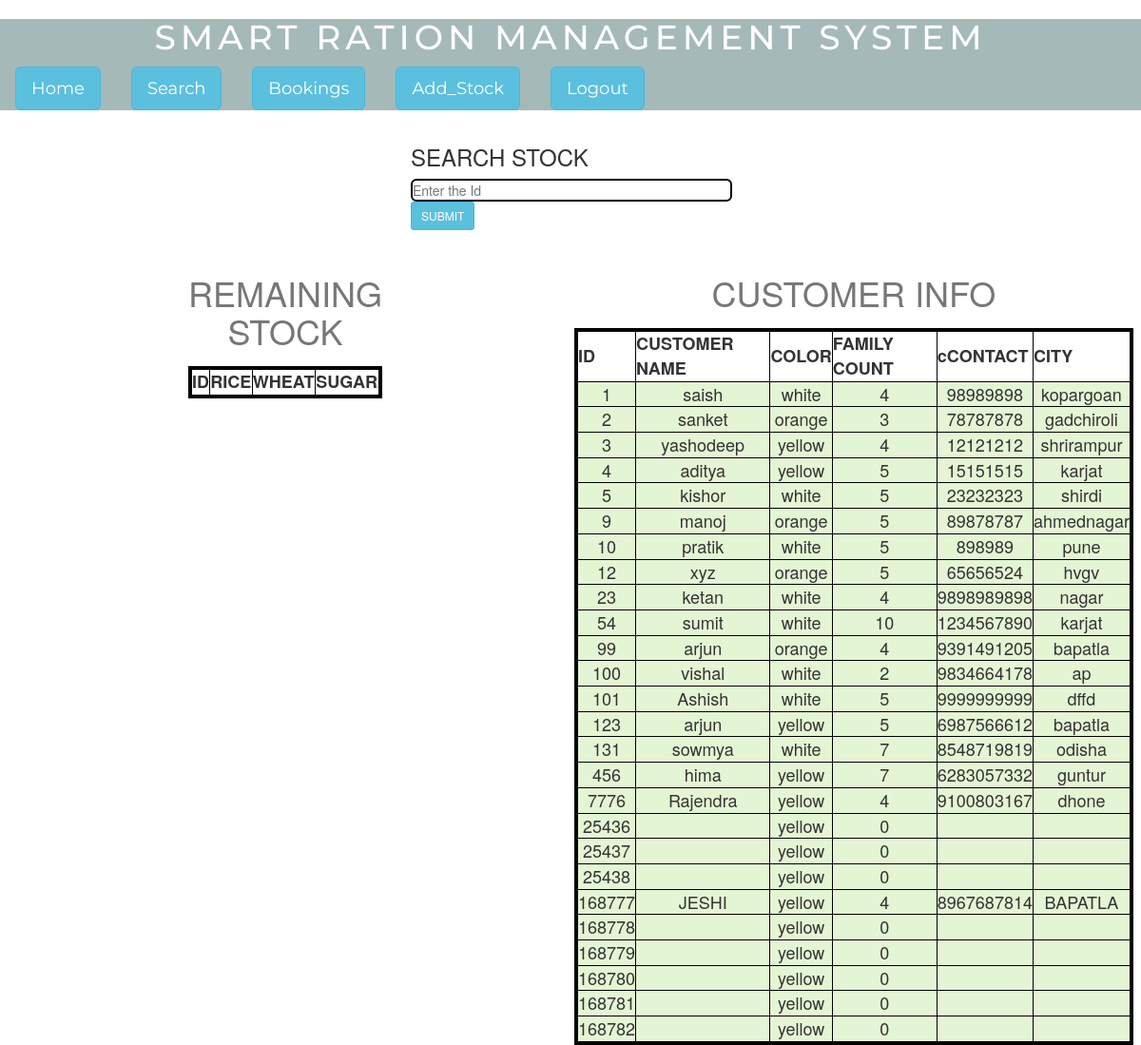
The app's page /search_user.php with its own data.
### tables this page shows
CREATE TABLE `customer_info` (
  `id` int(3) NOT NULL,
  `name` varchar(50) NOT NULL,
  `color` varchar(10) NOT NULL,
  `family_count` int(3) NOT NULL,
  `contact` char(10) DEFAULT NULL,
  `city` varchar(20) NOT NULL,
  `password` varchar(25) NOT NULL
);

### search_user.php (the view, shortened to what this page needs)
<!DOCTYPE html>
<html lang="en">
<head>
	<link rel="stylesheet" href="adminpage.css" />
</head>
<body>
<?php include 'header.php'; ?>
</body>
</html>
<!DOCTYPE html>
<html lang="en">
<head>
	 <link rel="stylesheet" href="https://maxcdn.bootstrapcdn.com/bootstrap/3.4.1/css/bootstrap.min.css">
</head>
<body>
	<div class=>
		<form id="suser" action="search_user.php"
			method="post">
			<h3 style="text-decoration-style:double">SEARCH STOCK</h3>
			<input type="number" name="search" placeholder="Enter the Id"><br>
			<button type="submit" class="btn btn-info btn-sm">SUBMIT</button>
		</form>
	</div>
	<div class="left">
		<table>
			<caption>
				<h1>REMAINING STOCK</h1>
			</caption>
			<tr>
				<th>ID</th>
				<th>RICE</th>
				<th>WHEAT</th>
				<th>SUGAR</th>
			</tr>
		</table>
	</div>
	<div class='right'>
		<table class="table-responsive" "table-bordered">
			<caption>
				<h1>CUSTOMER INFO</h1>
			</caption>
			<tr>
				<th>ID</th>
				<th>CUSTOMER NAME</th>
				<th>COLOR</th>
				<th>FAMILY COUNT</th>
				<th>cCONTACT</th>
				<th>CITY</th>
			</tr>
			<?php
            $user = 'root';
            $password = '';
            $database = 'DBMS';
            $servername = 'localhost:3306';
            $mysqli = new mysqli(
            	$servername,
            	$user,
            	$password,
            	$database
            );
            $sql = " SELECT * FROM customer_info ";
            $result = $mysqli->query($sql);
            while ($rows = $result->fetch_assoc()) {
            ?>
			<tr>
				<td>
					<?php echo $rows['id']; ?>
				</td>
				<td>
					<?php echo $rows['name']; ?>
				</td>
				<td>
					<?php echo $rows['color']; ?>
				</td>
				<td>
					<?php echo $rows['family_count']; ?>
				</td>
				<td>
					<?php echo $rows['contact']; ?>
				</td>
				<td>
					<?php echo $rows['city']; ?>
				</td>
			</tr>
			<?php
            }
            ?>
		</table>
	</div>
</body>
</html>

### adminpage.css (style rules this page uses)
* { margin: 0px; padding: 0px; }

### search_user.php (style rules this page uses)
table { margin: 3% auto; font-size: large; border: 4px solid black; }
h1 { text-align: center; color: #006600; font-size: xx-large; font-family: 'Gill Sans', 'Gill Sans MT', ' Calibri', 'Trebuchet MS', 'sans-serif'; }
td { background-color: #E4F5D4; border: 1px solid black; }
th, td { font-weight: bold; border: 1px solid black; padding: 10px; text-align: center; }
td { font-weight: lighter; }
.left { display: inline-block; width: 50%; height: 50em; }
.right { display: inline-block; width: 49%; height: 50em; background-repeat: no-repeat; }
#suser { align-self: auto; margin-left: 36%; margin-top: 3%; }
input, textarea { border: 2px solid black; border-radius: 6px; outline: none; font-size: 16px; width: 44%; }

### records on screen
customer_info: id "1", name "saish", color "white", family_count "4", contact "98989898", city "kopargoan"
customer_info: id "2", name "sanket", color "orange", family_count "3", contact "78787878", city "gadchiroli"
customer_info: id "3", name "yashodeep", color "yellow", family_count "4", contact "12121212", city "shrirampur"
customer_info: id "4", name "aditya", color "yellow", family_count "5", contact "15151515", city "karjat"
customer_info: id "5", name "kishor", color "white", family_count "5", contact "23232323", city "shirdi"
customer_info: id "9", name "manoj", color "orange", family_count "5", contact "89878787", city "ahmednagar"
customer_info: id "10", name "pratik", color "white", family_count "5", contact "898989", city "pune"
customer_info: id "12", name "xyz", color "orange", family_count "5", contact "65656524", city "hvgv"
customer_info: id "23", name "ketan", color "white", family_count "4", contact "9898989898", city "nagar"
customer_info: id "54", name "sumit", color "white", family_count "10", contact "1234567890", city "karjat"
customer_info: id "99", name "arjun", color "orange", family_count "4", contact "9391491205", city "bapatla"
customer_info: id "100", name "vishal", color "white", family_count "2", contact "9834664178", city "ap"
customer_info: id "101", name "Ashish", color "white", family_count "5", contact "9999999999", city "dffd"
customer_info: id "123", name "arjun", color "yellow", family_count "5", contact "6987566612", city "bapatla"
customer_info: id "131", name "sowmya", color "white", family_count "7", contact "8548719819", city "odisha"
customer_info: id "456", name "hima", color "yellow", family_count "7", contact "6283057332", city "guntur"
customer_info: id "7776", name "Rajendra", color "yellow", family_count "4", contact "9100803167", city "dhone"
customer_info: id "25436", color "yellow", family_count "0"
customer_info: id "25437", color "yellow", family_count "0"
customer_info: id "25438", color "yellow", family_count "0"
customer_info: id "168777", name "JESHI", color "yellow", family_count "4", contact "8967687814", city "BAPATLA"
customer_info: id "168778", color "yellow", family_count "0"
customer_info: id "168779", color "yellow", family_count "0"
customer_info: id "168780", color "yellow", family_count "0"
customer_info: id "168781", color "yellow", family_count "0"
customer_info: id "168782", color "yellow", family_count "0"
